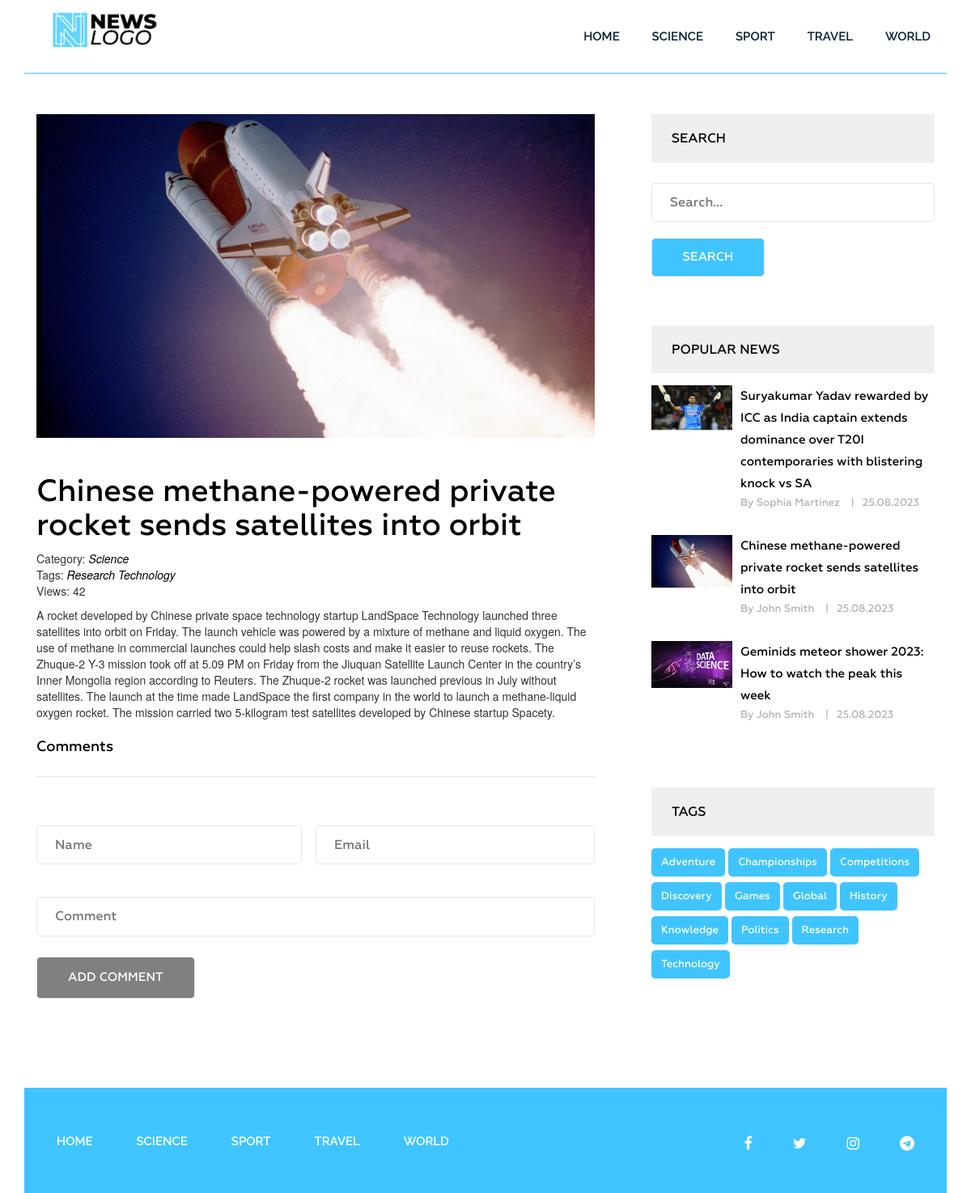
The page /post/new-article-1/ on the database its author committed.
### news/models.py (models this page shows, shortened)
class Category(models.Model):
    title = models.CharField(max_length=255)
    slug = models.SlugField(max_length=255, verbose_name='Category_url', unique=True)
    def __str__(self):
        return self.title
    def get_absolute_url(self):
        return reverse('category', kwargs={"slug": self.slug})
    class Meta:
        verbose_name = 'Category(s)'
        verbose_name_plural = 'Categories'
        ordering = ['title']

class Post(models.Model):
    title = models.CharField(max_length=255, verbose_name='Name')
    slug = models.SlugField(max_length=255, unique=True, verbose_name='Link')
    author = models.CharField(max_length=100, verbose_name='Author')
    content = models.TextField(blank=True, verbose_name='Content')
    created_at = models.DateTimeField(auto_now_add=True, verbose_name='Published')
    photo = models.ImageField(upload_to='photos/%Y/%m/%d/', blank=True, verbose_name='Photo')
    views = models.IntegerField(default=0, verbose_name='Number of views')
    category = models.ForeignKey(Category, on_delete=models.PROTECT, related_name='posts', verbose_name='Category')
    tags = models.ManyToManyField(Tag, blank=True, related_name='posts', verbose_name='Tag')
    is_published = models.BooleanField(default=True)
    def get_absolute_url(self):
        return reverse('post', kwargs={"slug": self.slug})
    class Meta:
        verbose_name = 'Article(s)'
        verbose_name_plural = 'Articles'
        ordering = ['-created_at']

class Tag(models.Model):
    title = models.CharField(max_length=50)
    slug = models.SlugField(max_length=50, verbose_name='Slug_url', unique=True)
    def get_absolute_url(self):
        return reverse('tag', kwargs={"slug": self.slug})
    class Meta:
        verbose_name = 'Tag'
        verbose_name_plural = 'Tags'
        ordering = ['title']

### news/views.py (the view)
# urls.py: path('post/<str:slug>/', GetPost.as_view(), name='post'),
class GetPost(DetailView):
    model = Post
    template_name = 'news/single.html'
    context_object_name = 'post'
    def get_context_data(self, *, object_list=None, **kwargs):
        context = super().get_context_data(**kwargs)
        self.object.views = F('views') + 1
        self.object.save()
        self.object.refresh_from_db()
        comments = Comment.objects.filter(post=self.object, is_published=True).order_by('-created_at')
        paginator = Paginator(comments, 5)
        page_number = self.request.GET.get('page')
        page_obj = paginator.get_page(page_number)
        context['comments'] = page_obj
        return context

### news/templatetags/menu.py (called while the page is built)
@register.inclusion_tag('news/menu_tpl.html')
def show_menu(menu_class='menu'):
    categories = Category.objects.all()
    return {"categories": categories, "menu_class": menu_class}

### news/templatetags/sidebar.py (called while the page is built)
@register.inclusion_tag('news/popular_posts_tpl.html')
def get_popular(cnt=3):
    posts = Post.objects.order_by('-views')[:cnt]
    return {"posts": posts}

@register.inclusion_tag('news/tags_tpl.html')
def get_tags():
    tags = Tag.objects.all()
    return {"tags": tags}

### news/templates/news/single.html (shortened to what this page needs)
{% extends 'base.html' %}
{% load static %}
{% load sidebar %}
{% block content %}
<section class="single-blog-area">
    <div class="container">
        <div class="row">
            <div class="col-md-12">
                <div class="border-top">
                    <div class="col-md-8">
                        <div class="blog-area">
                            <div class="blog-area-part">
                                <div class="single-img">
                                    {% if post.photo %}
                                        <img src="{{ post.photo.url }}" alt="{{ post.title }}">
                                    {% else %}
                                        <img src="{% static 'img/no-image.jpeg'%}" alt="{{ post.title }}" width="300">
                                    {% endif %}
                                </div>
                                <h2>{{ post.title }}</h2>
                                <div class="single-content">
                                    <div class="single-info">
                                        <span>Category: <a href="{{ post.category.get_absolute_url }}">{{ post.category }}</a></span>
                                        <br>
                                        {% if post.tags.exists %}
                                        <span>
                                            Tags:
                                            {% for tag in post.tags.all %}
                                            <a href="{{ tag.get_absolute_url }}">{{ tag.title }}</a>
                                            {% endfor %}
                                        </span>
                                        <br>
                                        {% endif %}
                                        <span>Views: {{ post.views }}</span>
                                    </div>
                                    {{ post.content|safe }}
                                </div>
                            </div>
                            <div class="commententries">
                                <h3>Comments</h3>
                            </div>
                            <form id="comment-form" method="post" action="{% url 'add_comment' post.id %}">
                                <div class="name">
                                    <input type="text" name="username" placeholder="Name" class="name">
                                </div>
                                <div class="email">
                                    <input type="email" name="email" placeholder="Email" class="email">
                                </div>
                                <div class="comment">
                                    <input type="text" name="comment" placeholder="Comment" class="comment">
                                </div>
                                <div class="post">
                                    <input type="submit" value="Add comment" disabled>
                                </div>
                            </form>
                        </div>
                    </div>
                    <div class="col-md-4">
                        <div class="newsletter">
                            <h2 class="sidebar-title">Search</h2>
                            <form action="{% url 'search' %}" method="get">
                                <input type="text" name="s" id="" placeholder="Search...">
                                <input type="submit" value="Search">
                            </form>
                        </div>
                        {% get_popular 3 %}
                        {% get_tags %}
                    </div>
                </div>
            </div>
        </div>
    </div>
</section>
{% endblock %}

### templates/base.html (shortened to what this page needs)
{% load static %}
{% load cache %}
<!DOCTYPE html>
<html lang="en">
<head>
    <link rel="stylesheet" href="{% static 'css/bootstrap.css' %}">
    <link rel="stylesheet" href="{% static 'css/font-awesome.min.css' %}">
    <link rel="stylesheet" href="{% static 'style.css' %}">
    <link rel="stylesheet" href="{% static 'responsive.css' %}">
    <link rel="stylesheet" href="{% static 'slider.css' %}">
</head>
<body>
    <div class="wrapper">
        {% cache 20 header %}
        {% include 'inc/_header.html' %}
        {% endcache %}
        {% block content %} {% endblock %}
        {% cache 20 footer %}
        {% include 'inc/_footer.html' %}
        {% endcache %}
    </div>
</body>
</html>

### templates/inc/_header.html
{% load static %}
{% load menu %}
<header class="header">
    <div class="container">
        <div class="row">
            <div class="col-md-2">
                <div class="logo">
                    <a href="{% url 'home' %}"><img src="{% static 'img/logo.png'%}" alt="News"></a>
                </div>
            </div>
            <div class="col-md-10">
                {% show_menu %}
            </div>
        </div>
    </div>
</header>

### news/templates/news/popular_posts_tpl.html
{% load static %}
<h2 class="sidebar-title">Popular news</h2>
<div class="grid pop-post">
    {% for post in posts %}
    <div class="portfolio-item popular">
        {% if post.photo %}
        <img src="{{ post.photo.url }}" alt="{{ post.title }}">
        {% else %}
        <img src="{% static 'img/no-image.jpeg'%}" alt="{{ post.title }}" height="201" width="300">
        {% endif %}
        <div class="portfolio-text">
            <h5><a href="{{ post.get_absolute_url }}">{{ post.title }}</a></h5>
            <p>By {{ post.author }} <span>|</span>{{ post.created_at|date:"d.m.Y" }}</p>
        </div>
    </div>
    {% endfor %}
</div>

### news/templates/news/tags_tpl.html
<div class="tags">
    <h2 class="sidebar-title main-tl">Tags</h2>
    {% for tag in tags %}
    <p><a href="{{ tag.get_absolute_url }}">{{ tag.title }}</a></p>
    {% endfor %}
</div>

### templates/inc/_footer.html
{% load menu %}
<footer class="footer">
    <div class="container">
        <div class="row">
            <div class="col-md-12">
                <div class="footer-bg">
                    <div class="row">
                        <div class="col-md-9">
                            {% show_menu 'footer-menu' %}
                        </div>
                        <div class="col-md-3">
                            <div class="footer-icon">
                                <p><a href="#"><i class="fa fa-facebook" aria-hidden="true"></i></a><a href="#"><i class="fa fa-twitter" aria-hidden="true"></i></a><a href="#"><i class="fa fa-instagram" aria-hidden="true"></i></a><a href="#"><i class="fa fa-telegram" aria-hidden="true"></i></a></p>
                            </div>
                        </div>
                    </div>
                </div>
            </div>
        </div>
    </div>
</footer>

### news_app/static/slider.css (style rules this page uses)
p { position: relative; font-size: 24px; text-align: center; display: block; align-items: center; vertical-align: center; }
.overlay-content p, a { color: #ffffff; }

### rows shown on the page
Category: title "SCIENCE"
Category: title "SPORT"
Category: title "TRAVEL"
Category: title "WORLD"
Post: photo (picture), title "Chinese methane-powered private rocket sends satellites into orbit", category "Science", views "42", content "A rocket developed by Chinese private space technology startup LandSpace Technology launched three satellites into orbit on Friday. The launch vehicle was powered by a mixture of methane and liquid oxygen. The use of methane in commercial launches could help slash costs and make it easier to reuse rockets. The Zhuque-2 Y-3 mission took off at 5.09 PM on Friday from the Jiuquan Satellite Launch Center in the country’s Inner Mongolia region according to Reuters. The Zhuque-2 rocket was launched previous in July without satellites. The launch at the time made LandSpace the first company in the world to launch a methane-liquid oxygen rocket. The mission carried two 5-kilogram test satellites…", author "John Smith", created_at "25.08.2023"
Tag: title "Research"
Tag: title "Technology"
Post: photo (picture), title "Suryakumar Yadav rewarded by ICC as India captain extends dominance over T20I contemporaries with blistering knock vs SA", author "Sophia Martinez", created_at "25.08.2023"
Post: photo (picture), title "Geminids meteor shower 2023: How to watch the peak this week", author "John Smith", created_at "25.08.2023"
Tag: title "Adventure"
Tag: title "Championships"
Tag: title "Competitions"
Tag: title "Discovery"
Tag: title "Games"
Tag: title "Global"
Tag: title "History"
Tag: title "Knowledge"
Tag: title "Politics"
